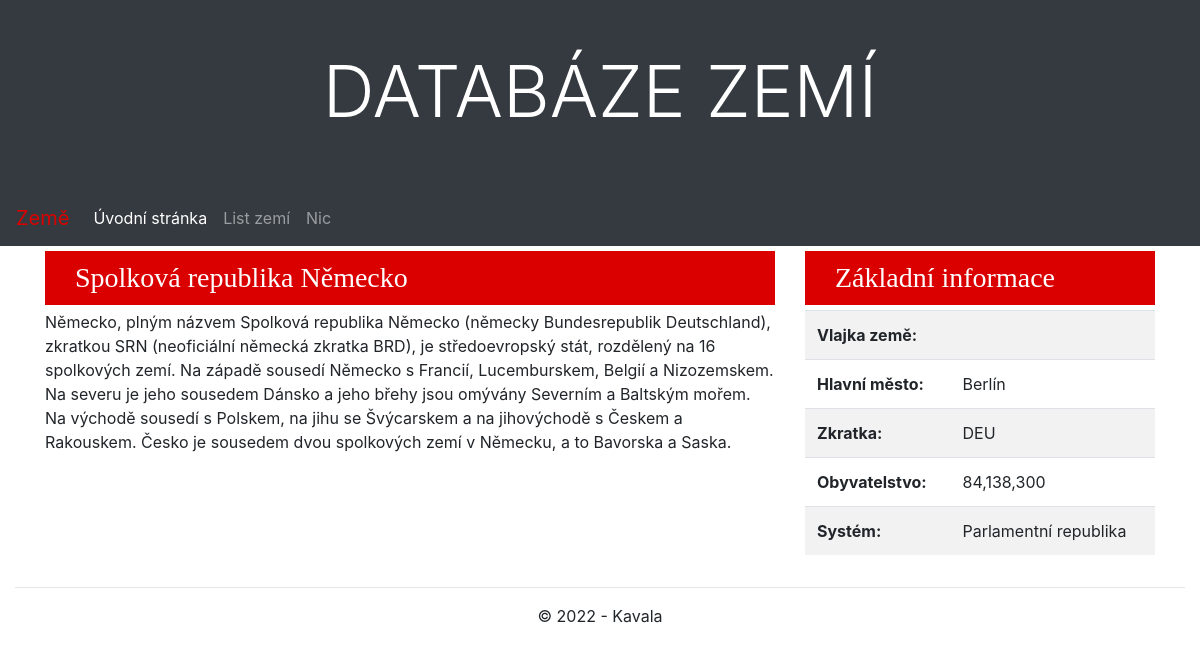
/countries/detail/2/, run on the app's committed database.
### countries/models.py (models this page shows, shortened)
class Country(models.Model):
    SYSTEMS = [
        ('Prezidentská republika', 'Prezidentská republika'),
        ('Poloprezidentská republika', 'Poloprezidentská republika'),
        ('Parlamentní republika', 'Parlamentní republika'),
        ('Konstituční monarchie', 'Konstituční monarchie'),
        ('Absolutní monarchie', 'Absolutní monarchie')
    ]
    cAbbr = models.CharField(max_length=3, unique=True, validators=[MinLengthValidator(3)], verbose_name='Zkratka země', help_text='Zadejte zkratku země např. CZE, FRA')
    cName = models.CharField(max_length=50, unique=True, verbose_name='Jméno země', help_text='Zadejte jméno země např. Česká republika')
    cSystem = models.CharField(max_length=50, choices=SYSTEMS, verbose_name='Státní zřízení')
    cPopulation = models.IntegerField(verbose_name='Populace země', blank=True, default=1)
    cSummary = models.TextField(verbose_name='Shrnutí země')
    cCapital = models.CharField(max_length=50, unique=True, verbose_name='Hlavní město')
    img = models.ImageField(upload_to=attachment_path, blank=True, null=True, verbose_name="Vlajka státu")
    class Meta:
        ordering = ['cName']

### countries/views.py (the view)
# urls.py: path('detail/<int:pk>/', views.CountryDetailView.as_view(), name='country_detail'),
class CountryDetailView(DetailView):
     model = Country
     context_object_name = 'country_detail'
     template_name = 'country/detail.html'

### countries/templates/country/detail.html (shortened to what this page needs)
{% extends "base.html" %}
{% block content %}
<div class="container">
    <div class="row">
        <div class="col-lg-8">
            <h3 class="headline">{{ country_detail.cName }}</h3>
            <p>{{ country_detail.cSummary }}</p>
        </div>
        <div class="col-lg-4" id="statistika">
            <h3 class="headline">Základní informace</h3>
            <div>
                <table class="table table-striped">
                    <tr>
                        <th>Vlajka země:</th>
                        <td><img class="card-img-top img-fluid center" src="{{ country_detail.img.url }}" alt="{{ country.title}}" height="180" >
                        </td>
                    </tr>
                    <tr>
                        <th>Hlavní město:</th>
                        <td>{{ country_detail.cCapital }}</td>
                    </tr>
                    <tr>
                        <th>Zkratka:</th>
                        <td>{{ country_detail.cAbbr }}</td>
                    </tr>
                    <tr>
                        <th>Obyvatelstvo:</th>
                        <td id="Population"></td>
                    </tr>
                    <tr>
                        <th>Systém:</th>
                        <td>{{ country_detail.cSystem }}</td>
                    </tr>
                </table>
            </div>
        </div>
    </div>
</div>
{% endblock %}

### countries/static/css/styles.css (style rules this page uses)
.headline { padding: 10px 10px 10px 30px; margin: 5px 0px; background-color: rgb(219, 0, 0); color: white; font-family: "Times New Roman", Times, serif; }

### data on the page
Country: cName "Spolková republika Německo", cSummary "Německo, plným názvem Spolková republika Německo (německy Bundesrepublik Deutschland), zkratkou SRN (neoficiální německá zkratka BRD), je středoevropský stát, rozdělený na 16 spolkových zemí. Na západě sousedí Německo s Francií, Lucemburskem, Belgií a Nizozemskem. Na severu je jeho sousedem Dánsko a jeho břehy jsou omývány Severním a Baltským mořem. Na východě sousedí s Polskem, na jihu se Švýcarskem a na jihovýchodě s Českem a Rakouskem. Česko je sousedem dvou spolkových zemí v Německu, a to Bavorska a Saska.", cCapital "Berlín", cAbbr "DEU", cSystem "Parlamentní republika"
